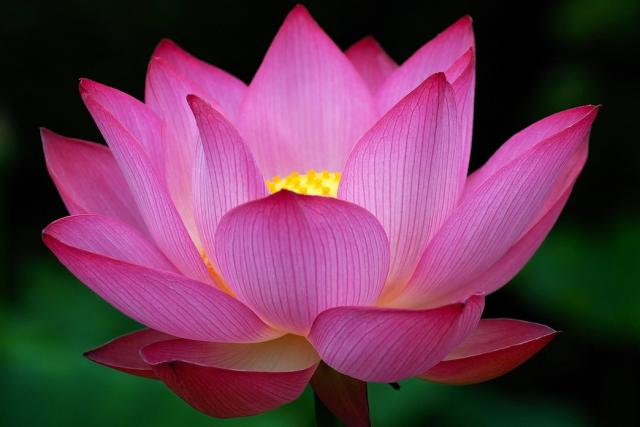
%> input picture Hybrid Images with Frequencies/Part0/flower.jpg, 640 x 427 px; its folder holds only this picture in this run
$ octave main.m   (GNU Octave 9; MATLAB toolbox functions it lacks are replaced by stand-ins)
%> lines starting %> are read from the running program, lines starting %| are printed output that depends on the picture
close all;

%Get image names
directory = dir(fullfile(pwd,'*.jpg'));
files = {directory.name}';

for im_index = 1:length(files)
    %Read image
    im_name = files{im_index};
    im = imread(im_name);
%> im is the input picture: size 427x640x3 uint8; mean R, G, B 104.2, 56.1, 82.2

    %Extract high frequencies from image
    dimension = floor(sqrt(max(size(im))));
%> dimension = 25
    gaussian_filter = fspecial('gaussian',dimension,2);%Create filter
    im_blurred = imfilter(im,gaussian_filter,'conv');%Blur image
    im_high = im-im_blurred;%Get high frequencies
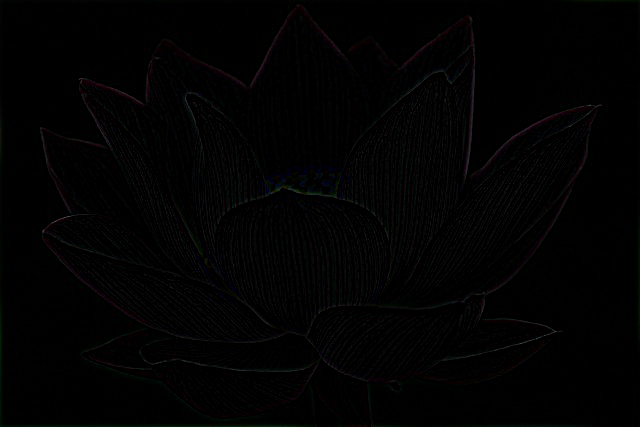
%> im_high: size 427x640x3 uint8; mean R, G, B 1.9, 1.8, 1.8

    %Sharpen image
    alpha = 2;
    im_sharp = im+(alpha*im_high);
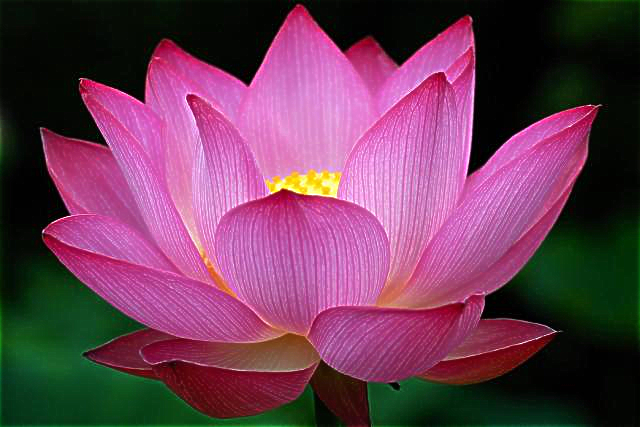
%> im_sharp: size 427x640x3 uint8; mean R, G, B 107.8, 59.7, 85.8

    %Save image
    figure(im_index);
    imshow(im_sharp);
%     imwrite(im_sharp,[im_name(1:end-4),'-sharpened.jpg'],'jpg');
end

$ run again, on Hybrid Images with Frequencies/Part0/selfie.jpg
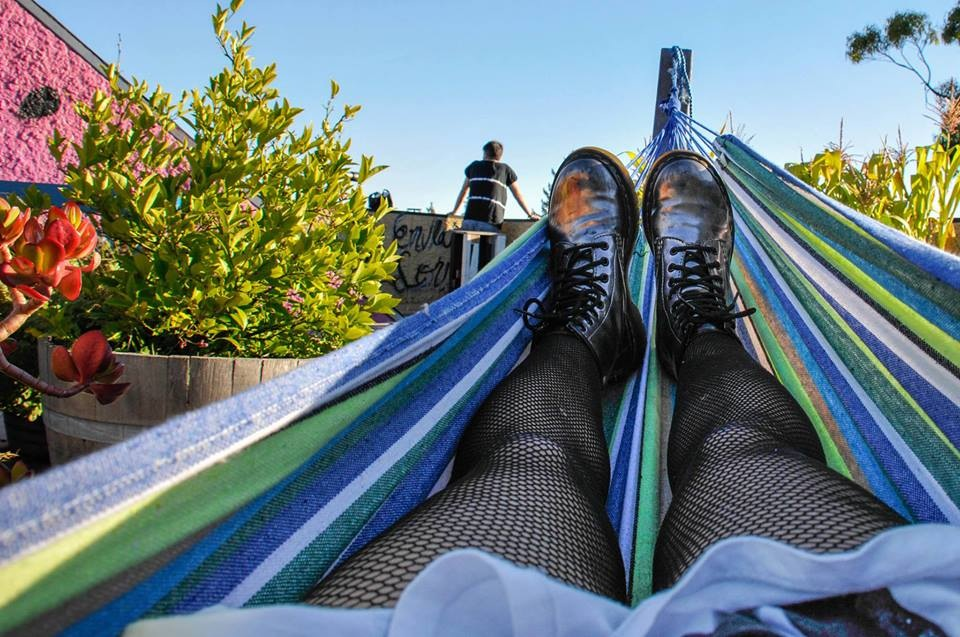
%> input picture Hybrid Images with Frequencies/Part0/selfie.jpg, 960 x 637 px
%> im is the input picture: size 637x960x3 uint8; mean R, G, B 107.2, 122.1, 125.5
%> `im_high = im-im_blurred;`:
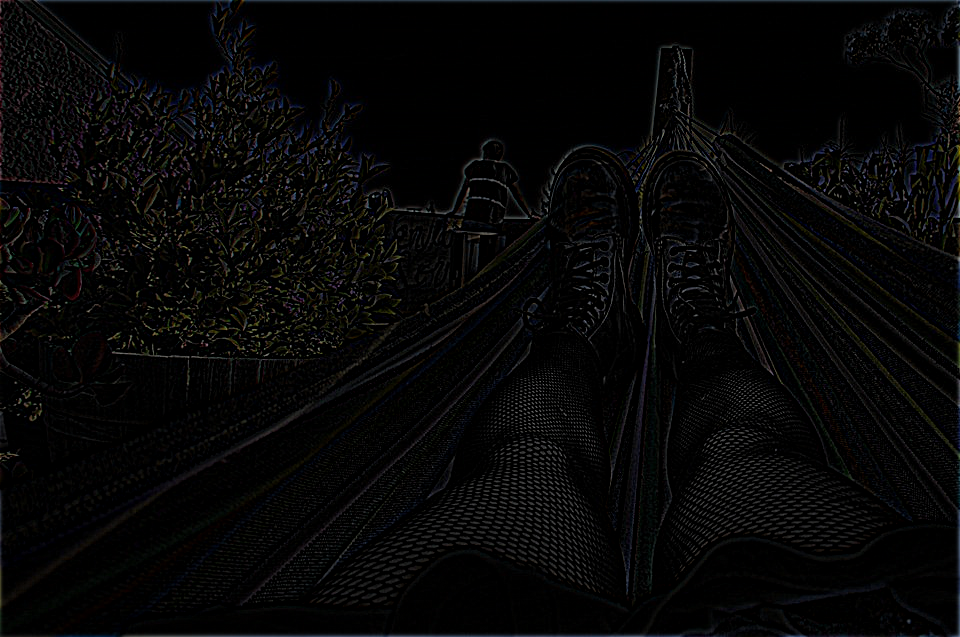
%> im_high: size 637x960x3 uint8; mean R, G, B 6.6, 6.6, 6.6
%> `im_sharp = im+(alpha*im_high);`:
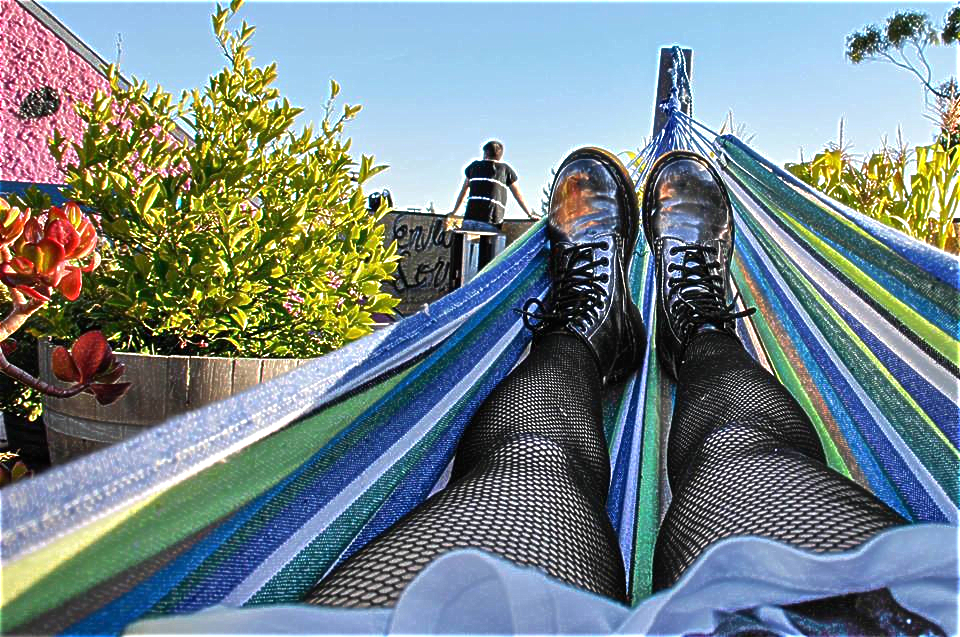
%> im_sharp: size 637x960x3 uint8; mean R, G, B 117.8, 133, 136.3
